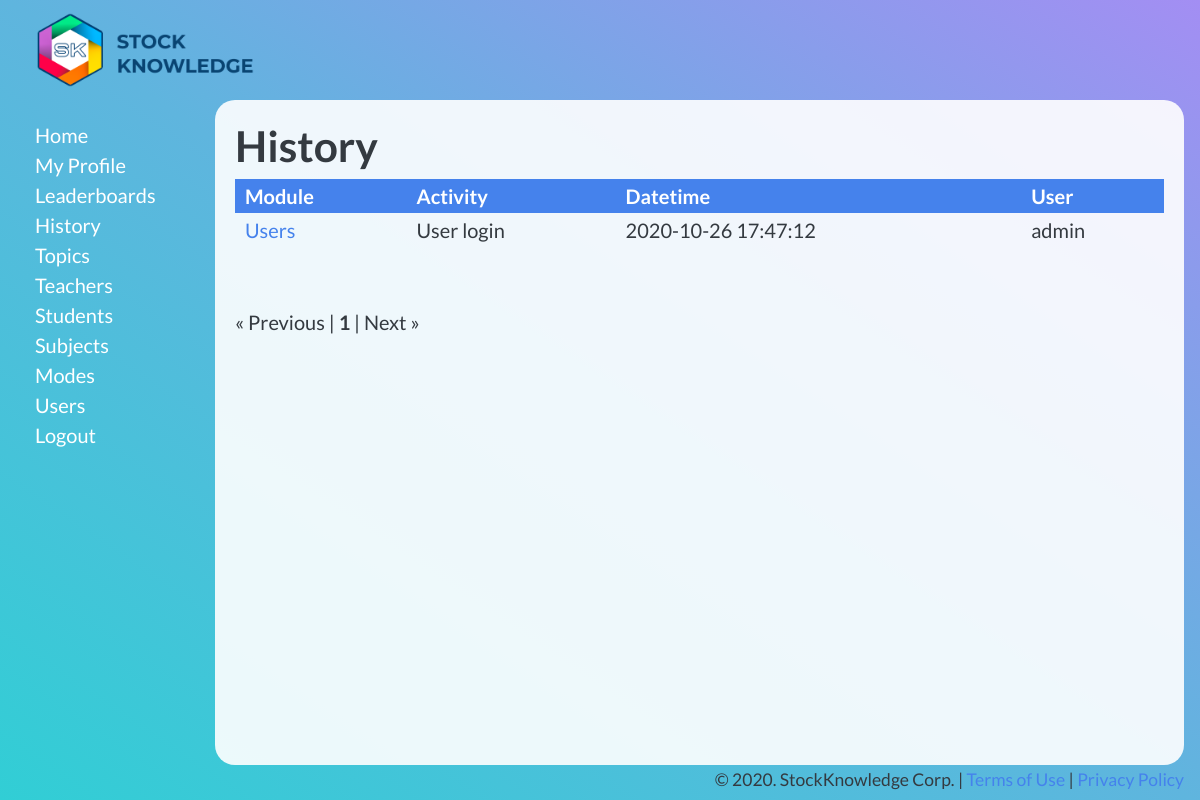
Before: /admin/sk_history/list.php (signed in) with the older database file.
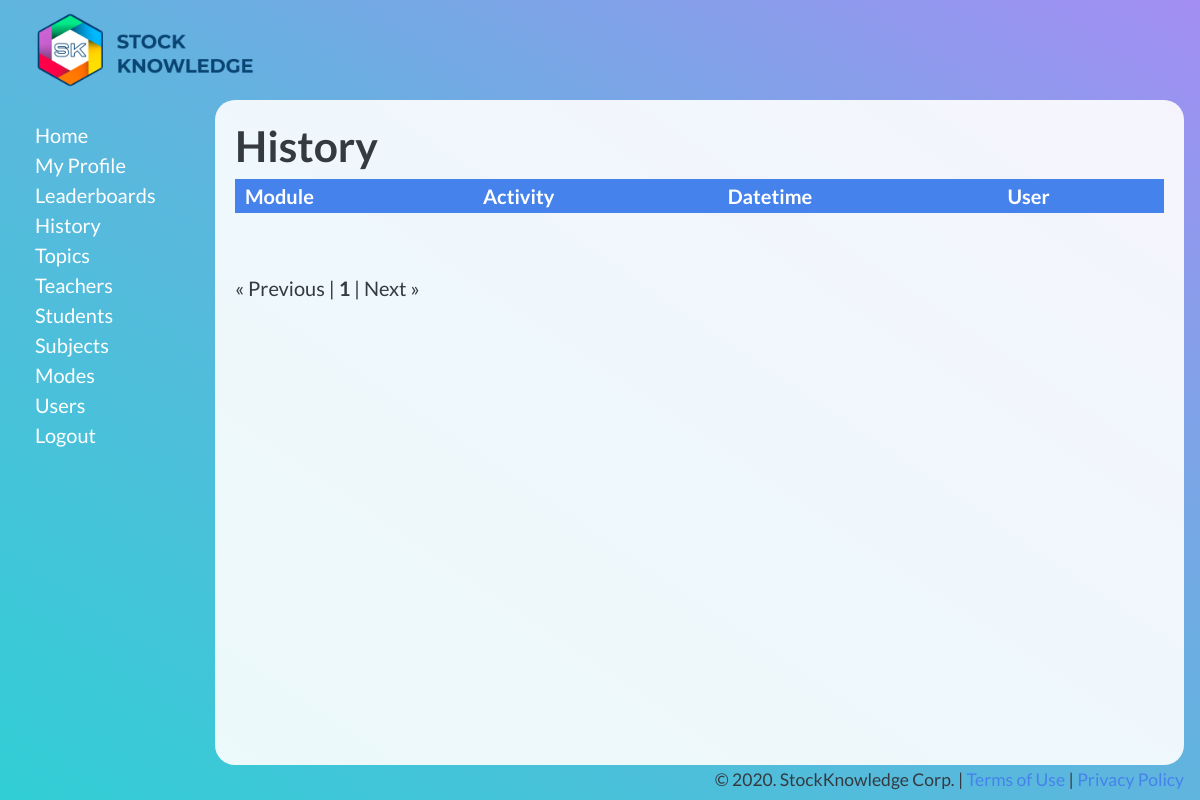
After: the same page with the newer database file.
### tables this page shows
CREATE TABLE `sk_history` (
  `id` int(11) NOT NULL,
  `module` text NOT NULL,
  `activity` text NOT NULL,
  `datetime` text NOT NULL,
  `user_id` int(11) NOT NULL
);

CREATE TABLE `sk_users` (
  `id` int(11) NOT NULL,
  `username` text NOT NULL,
  `password` text NOT NULL,
  `email` text NOT NULL,
  `mobile` text NOT NULL,
  `firstname` text NOT NULL,
  `lastname` text NOT NULL,
  `photo` text NOT NULL,
  `usertype` int(11) NOT NULL
);

### admin/_conf.dba.inc.php (called while the page is built, shortened)
<?php
$dba = new dba;
$dba->server = "localhost";
$dba->user = "root";
$dba->password = "";
$home_url = 'http://localhost/SK-LMS-App/admin';
?>

### admin/_class.dba.inc.php (called while the page is built, shortened)
<?php
class dba {
  var $link_id  = 0;
  var $query_id = 0;
    var $server   = "";
    var $user     = "";
    var $password = "";
    function connect() {
        if( 0 == $this->link_id) {
            $this->link_id = mysqli_connect( $this->server, $this->user, $this->password);
        }
    }
    function query($query_string) {
        $this->query_id = mysqli_query($this->link_id,$query_string);
        return $this->query_id;
    }
    function fetch_array($query_id = -1) {
        if ($query_id != false) {
            $this->query_id=$query_id;
        }
        $this->record = mysqli_fetch_array( $this->query_id);
        return $this->record;
    }
    function free_result($query_id = -1) {
        return mysqli_free_result( $this->query_id);
    }
    function query_first($query_string) {
        $this->query($query_string);
        $returnarray=$this->fetch_array($this->query_id);
        return $returnarray;
    }
}

### admin/sk_history/list.php (the view, shortened to what this page needs)
<?php
require_once("../_class.dba.inc.php");
require_once("../_conf.dba.inc.php");
if(IsSet($_GET['offset'])) {
	$offset = $_GET['offset'];
} else {
	$offset = 0;
}
$list_limit = 25;
$list_limit_per_page = 25;
$order_clause = " ORDER BY datetime DESC";
$order_link_arg_head = "datetime_asc";
$order_link_arg = "datetime_dsc";
$queryCondition = '';
$query = "SELECT * FROM sk_history JOIN sk_students ON sk_students.user_id = sk_history.user_id ".$queryCondition.$order_clause." LIMIT ".$offset.",".$list_limit;
$query_c = "SELECT count(*) FROM sk_history JOIN sk_students ON sk_students.user_id = sk_history.user_id ".$queryCondition;
$num = $dba->query_first($query_c);
if($num[0] > 0) {
	$num_result_pages = $num[0] / $list_limit;
} else {
	$num_result_pages = 1;
	$query = "SELECT * FROM sk_history";
}
$results = $dba->query($query);
?>
<html>
<head>
<link rel="stylesheet" type="text/css" media="screen" href="../style.css" />
<?php include('../header.php');?>
</head>
<body>
<?php include('../sidebar.php');?>
<div id="main-container"><div id="main">
<h1><?php echo $heading;?></h1>
<table class="list">
<?php
if(substr($order_link_arg_head,0,-4) == 'module') {
	$ola=$order_link_arg_head;
} else {
	$ola='module';
}
?>
<th class=sk_module><a href="list.php?order=<?= $ola ?>">Module</a></th>
<?php
if(substr($order_link_arg_head,0,-4) == 'activity') {
	$ola=$order_link_arg_head;
} else {
	$ola='activity';
}
?>
<th class=sk_activity><a href="list.php?order=<?= $ola ?>">Activity</a></th>
<?php
if(substr($order_link_arg_head,0,-4) == 'datetime') {
	$ola=$order_link_arg_head;
} else {
	$ola='datetime';
}
?>
<th class=sk_datetime><a href="list.php?order=<?= $ola ?>">Datetime</a></th>
<?php
if(substr($order_link_arg_head,0,-4) == 'user_id') {
	$ola=$order_link_arg_head;
} else {
	$ola='user_id';
}
?>
<th class=sk_user_id><a href="list.php?order=<?= $ola ?>">User </a></th>
<?php
while($row = $dba->fetch_array($results)) {
echo("<tr>\n");
	echo("\t<td><a href=\"".$home_url."/sk_".strtolower($row['module'])."\">".substr(htmlentities($row['module']),0,80)."</a></td>\n");
	echo("\t<td>".substr(htmlentities($row['activity']),0,80)."</td>\n");
	echo("\t<td>".substr(htmlentities($row['datetime']),0,80)."</td>\n");
	$queryi = "SELECT * FROM sk_users WHERE id = '".$row['user_id']."'";
	$rowi = $dba->query_first($queryi);
	echo("\t<td>".$rowi[1]."</td>\n");
	echo("</tr> ");
}
?>
</table>
<br />
<br />
<?php
if($num > $list_limit_per_page) {
	if($offset > 0) {
		$newoffset = max(0,($offset-$list_limit));
		echo("<a href=\"list.php?offset=".$newoffset."&order=".$order_link_arg."\">&laquo; Previous</a> | ");
	} else {
		echo("&laquo; Previous | ");
	}
	for($i = 0; $i < $num_result_pages; $i++) {
		$newoffset = $i * $list_limit;
		if($offset == $newoffset) {
			echo("<b>".($i+1)."</b> | ");
		} else {
			echo("<a href=\"list.php?offset=".$newoffset."&order=".$order_link_arg."\">".($i+1)."</a> | ");
		}
	}
	$newoffset = $offset + $list_limit;
	if($newoffset < $num[0]) {
		echo("<a href=\"list.php?offset=".$newoffset."&order=".$order_link_arg."\">Next &raquo;</a>");
	} else {
		echo("Next &raquo;");
	}
}
?>
</div></div>
<?php include('../footer.php');?>
</body>
</html>

### admin/header.php (shortened to what this page needs)
<?php
$protocol = (!empty($_SERVER['HTTPS']) && $_SERVER['HTTPS'] !== 'off' || $_SERVER['SERVER_PORT'] == 443) ? "https://" : "http://";
$heading = $protocol.$_SERVER['HTTP_HOST'].$_SERVER['REQUEST_URI'];
$heading = str_replace($home_url.'/', '', $heading);
$headingArr = explode('/',$heading);
$heading = str_replace('sk_','',$headingArr[0]);
$heading = str_replace('_',' ',$heading);
$heading = str_replace('.php',' ',$heading);
$heading = explode('?',$heading);
$heading = ucwords($heading[0]);
if(isset($_COOKIE['loggedin'])) {
	$loggedin=$_COOKIE['loggedin'];
	require_once("_class.dba.inc.php");
	require_once("_conf.dba.inc.php");
	$queryx = "SELECT * FROM sk_users WHERE id='".$loggedin."' LIMIT 1";
	$resultx = $dba->query($queryx);
	$rowx = $dba->fetch_array($resultx);
	if($rowx){
		$usertype=$rowx['usertype'];
		} else {
			$loggedin=false;
		}
}
?>
<link rel="stylesheet" href="https://bootswatch.com/4/litera/bootstrap.css">
<link rel="stylesheet" type="text/css" media="screen" href="<?php echo $home_url;?>/style.css" />
<link rel="stylesheet" href="https://stackpath.bootstrapcdn.com/font-awesome/4.7.0/css/font-awesome.min.css">

### admin/sidebar.php (shortened to what this page needs)
<div class="container-fluid">
  <div class="row" id="header">
    <div class="col-8" id="logo">
    	<a href="<?php echo $home_url;?>"><img src="<?php echo $home_url;?>/images/sk-logo.png"></a>
    </div>
    <div class="col-4 text-right">
    </div>
  </div>
  <div class="row">
    <?php if($loggedin){?>
    <div class="col-2" id="sidebar">
    	<ul>
        <li><a href="<?php echo $home_url;?>">Home</a></li>
        <li><a href="<?php echo $home_url."/sk_users/edit.php?id=".$loggedin;?>">My Profile</a></li>
        <li><a href="<?php echo $home_url;?>/sk_leaderboards">Leaderboards</a></li>
<?php
if($usertype==1){
  ?>
        <li><a href="<?php echo $home_url;?>/sk_history">History</a></li>
        <li><a href="<?php echo $home_url;?>/sk_topics">Topics</a></li>
        <li><a href="<?php echo $home_url;?>/sk_teachers">Teachers</a></li>
        <li><a href="<?php echo $home_url;?>/sk_students">Students</a></li>
        <li><a href="<?php echo $home_url;?>/sk_subjects">Subjects</a></li>
        <li><a href="<?php echo $home_url;?>/sk_modes">Modes</a></li>
        <li><a href="<?php echo $home_url;?>/sk_users">Users</a></li>
<?php } ?>
        <li><a href="<?php echo $home_url;?>/logout.php">Logout</a></li>
    	</ul>
    </div>
    <div class="col-10 pr-3">
    <?php } else { ?>
    <div class="col-12 pr-3">
    <?php } ?>

### admin/footer.php (shortened to what this page needs)
<div class="text-right small" id="copyright">&copy; 2020. StockKnowledge Corp. | <a href="https://stockknowledge.org/admin/sk_pages/termsofuse.php">Terms of Use</a> | <a href="https://stockknowledge.org/admin/sk_pages/privacypolicy.php">Privacy Policy</a></div>
    </div>
  </div>
</div>

### admin/style.css (style rules this page uses)
body { background: rgb(163,142,243); background: linear-gradient(214deg, rgba(163,142,243,1) 0%, rgba(95,181,222,1) 50%, rgba(49,206,213,1) 100%); min-height: 100vh; width: 100%; font-family: 'Lato', sans-serif; font-size: 20px; line-height: 30px; }
img { max-width: 100%; }
.container-fluid>.row>div { min-height: calc(100vh - 100px); }
#header>div { min-height: unset; }
#main-container { min-height: calc(100vh - 135px); background: rgba(255,255,255,0.9); border-radius: 20px; }
#main { padding: 20px; }
#logo img { height: 100px; }
#sidebar ul { list-style: none; padding: 0; margin: 0; padding-left: 20px; margin-top: 20px; }
#sidebar ul li a { color: #ffffff; }
#main table th, #main table td { padding: 5px 10px; font-size: 20px; vertical-align: top; }
table { width: 100%; }
table.list tr:first-child a { color: #ffffff; }

Changed rows visible on the page:
removed sk_history: module "Users", activity "User login", datetime "2020-10-26 17:47:12", user.username "admin"
